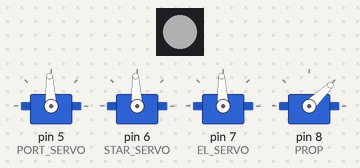
Recording of a sketch running on a simulated Arduino Leonardo, built with avr-gcc and run on an emulated ATmega32U4. Parts: 4 × servo, 1 RGB LEDs in strip order, left to right. Dim RGB values are drawn brighter than linear.

Above: at 0.1 s.
At 2.1 s:
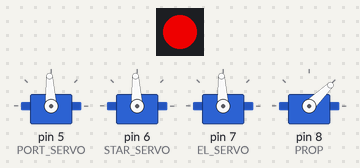
Timing chart, 0 to 3.6 s (numbered marks = the images above):
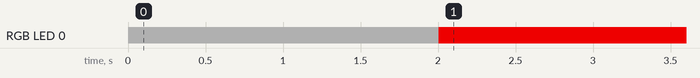

The sketch:

chatgpt_be_damned-plane.ino
```cpp
#include <Arduino.h>
#include <FastLED.h>
#include <Servo.h>

// ---------------- OUTPUT ----------------
#define PORT_SERVO 5
#define STAR_SERVO 6
#define EL_SERVO   7
#define PROP       8

// ---------------- LED ----------------
#define LED_PIN 16
const int BRIGHTNESS = 200;
CRGB led[1];

// ---------------- DATA ----------------
struct Packet {
  uint16_t servo[4];
  uint8_t rtt;
};

Packet rx;

uint32_t lastLink = 0;
bool linkOK = false;

// smoothing
uint16_t currentServo[4] = {1500,1500,1500,1000};

// ---------------- SERVO OBJECTS ----------------
Servo servo_port;
Servo servo_star;
Servo servo_el;
Servo esc;

// ======================================================
uint8_t checksum(uint8_t *data, int len) {
  uint8_t c = 0;
  for (int i = 0; i < len; i++) c ^= data[i];
  return c;
}

// ======================================================
void setup() {
  Serial.begin(115200);
  Serial1.begin(115200);

  // attach servos
  servo_port.attach(PORT_SERVO);
  servo_star.attach(STAR_SERVO);
  servo_el.attach(EL_SERVO);
  esc.attach(PROP);

  // LED
  FastLED.addLeds<WS2812, LED_PIN, GRB>(led, 1);
  led[0] = CRGB(255 - BRIGHTNESS, 255 - BRIGHTNESS, 255 - BRIGHTNESS);
  FastLED.show();

  // safe startup
  esc.writeMicroseconds(1000);
  servo_port.writeMicroseconds(1500);
  servo_star.writeMicroseconds(1500);
  servo_el.writeMicroseconds(1500);

  delay(2000); // ESC arm time
}

// ======================================================
void loop() {
  readPacket();
  updateMotors();
  updateLED();
}

// ======================================================
void readPacket() {
  static uint8_t buf[11];
  static int index = 0;

  while (Serial1.available()) {
    uint8_t b = Serial1.read();

    if (index == 0 && b != 0xAA) continue;

    buf[index++] = b;

    if (index == 11) {
      uint8_t check = checksum(&buf[1], 9);

      if (check == buf[10]) {
        int i = 1;

        for (int k = 0; k < 4; k++) {
          rx.servo[k] = (buf[i] << 8) | buf[i + 1];
          i += 2;
        }

        rx.rtt = buf[i];

        lastLink = millis();
        linkOK = true;
      }

      index = 0;
    }
  }

  if (millis() - lastLink > 100) {
    linkOK = false;
  }
}

// ======================================================
void updateMotors() {
  for (int i = 0; i < 4; i++) {
    uint16_t target;

    if (!linkOK) {
      target = (i == 3) ? 1000 : 1500;
    } else {
      target = rx.servo[i];
    }

    // smoothing
    currentServo[i] = (currentServo[i] * 3 + target) / 4;
  }

  servo_port.writeMicroseconds(currentServo[0]);
  servo_star.writeMicroseconds(currentServo[1]);
  servo_el.writeMicroseconds(currentServo[2]);
  esc.writeMicroseconds(currentServo[3]);
}

// ======================================================
void updateLED() {
  if (!linkOK) {
    led[0] = CRGB(BRIGHTNESS, 0, 0); // red = lost link
  } else {
    uint8_t level = map(currentServo[3], 1000, 2000, 0, BRIGHTNESS);
    led[0] = CRGB(0, level, 0);
  }

  FastLED.show();
}
```

Measured:
- by itself, RGB LED 0: off → RGB(55, 55, 55) at 0.00 s, → RGB(200, 0, 0) 2.0 s later
